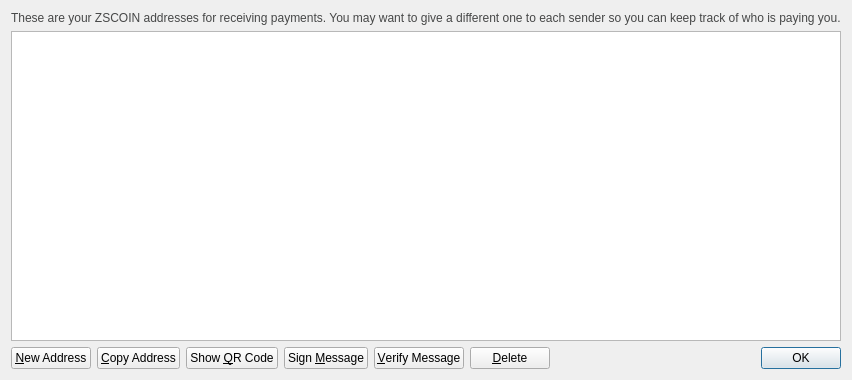
<?xml version="1.0" encoding="UTF-8"?>
<ui version="4.0">
 <class>AddressBookPage</class>
 <widget class="QWidget" name="AddressBookPage">
  <property name="geometry">
   <rect>
    <x>0</x>
    <y>0</y>
    <width>852</width>
    <height>380</height>
   </rect>
  </property>
  <property name="windowTitle">
   <string>Address Book</string>
  </property>
  <layout class="QVBoxLayout" name="verticalLayout">
   <item>
    <widget class="QLabel" name="labelExplanation">
     <property name="styleSheet">
      <string notr="true">#labelExplanation { color: #464747; }</string>
     </property>
     <property name="text">
      <string>These are your ZSCOIN addresses for receiving payments. You may want to give a different one to each sender so you can keep track of who is paying you.</string>
     </property>
     <property name="textFormat">
      <enum>Qt::PlainText</enum>
     </property>
     <property name="wordWrap">
      <bool>true</bool>
     </property>
    </widget>
   </item>
   <item>
    <widget class="QTableView" name="tableView">
     <property name="contextMenuPolicy">
      <enum>Qt::CustomContextMenu</enum>
     </property>
     <property name="toolTip">
      <string>Double-click to edit address or label</string>
     </property>
     <property name="tabKeyNavigation">
      <bool>false</bool>
     </property>
     <property name="alternatingRowColors">
      <bool>true</bool>
     </property>
     <property name="selectionMode">
      <enum>QAbstractItemView::SingleSelection</enum>
     </property>
     <property name="selectionBehavior">
      <enum>QAbstractItemView::SelectRows</enum>
     </property>
     <property name="sortingEnabled">
      <bool>true</bool>
     </property>
     <attribute name="verticalHeaderVisible">
      <bool>false</bool>
     </attribute>
    </widget>
   </item>
   <item>
    <layout class="QHBoxLayout" name="horizontalLayout">
     <item>
      <widget class="QPushButton" name="newAddressButton">
       <property name="toolTip">
        <string>Create a new address</string>
       </property>
       <property name="text">
        <string>&amp;New Address</string>
       </property>
       <property name="icon">
        <iconset resource="../bitcoin.qrc">
         <normaloff>:/icons/add</normaloff>:/icons/add</iconset>
       </property>
      </widget>
     </item>
     <item>
      <widget class="QPushButton" name="copyToClipboard">
       <property name="toolTip">
        <string>Copy the currently selected address to the system clipboard</string>
       </property>
       <property name="text">
        <string>&amp;Copy Address</string>
       </property>
       <property name="icon">
        <iconset resource="../bitcoin.qrc">
         <normaloff>:/icons/editcopy</normaloff>:/icons/editcopy</iconset>
       </property>
      </widget>
     </item>
     <item>
      <widget class="QPushButton" name="showQRCode">
       <property name="text">
        <string>Show &amp;QR Code</string>
       </property>
       <property name="icon">
        <iconset resource="../bitcoin.qrc">
         <normaloff>:/icons/qrcode</normaloff>:/icons/qrcode</iconset>
       </property>
      </widget>
     </item>
     <item>
      <widget class="QPushButton" name="signMessage">
       <property name="toolTip">
        <string>Sign a message to prove you own a ZSCOIN address</string>
       </property>
       <property name="text">
        <string>Sign &amp;Message</string>
       </property>
       <property name="icon">
        <iconset resource="../bitcoin.qrc">
         <normaloff>:/icons/edit</normaloff>:/icons/edit</iconset>
       </property>
      </widget>
     </item>
     <item>
      <widget class="QPushButton" name="verifyMessage">
       <property name="toolTip">
        <string>Verify a message to ensure it was signed with a specified ZSCOIN address</string>
       </property>
       <property name="text">
        <string>&amp;Verify Message</string>
       </property>
       <property name="icon">
        <iconset resource="../bitcoin.qrc">
         <normaloff>:/icons/transaction_0</normaloff>:/icons/transaction_0</iconset>
       </property>
      </widget>
     </item>
     <item>
      <widget class="QPushButton" name="deleteButton">
       <property name="toolTip">
        <string>Delete the currently selected address from the list</string>
       </property>
       <property name="text">
        <string>&amp;Delete</string>
       </property>
       <property name="icon">
        <iconset resource="../bitcoin.qrc">
         <normaloff>:/icons/remove</normaloff>:/icons/remove</iconset>
       </property>
      </widget>
     </item>
     <item>
      <spacer name="horizontalSpacer">
       <property name="orientation">
        <enum>Qt::Horizontal</enum>
       </property>
       <property name="sizeHint" stdset="0">
        <size>
         <width>40</width>
         <height>20</height>
        </size>
       </property>
      </spacer>
     </item>
     <item>
      <widget class="QDialogButtonBox" name="buttonBox">
       <property name="sizePolicy">
        <sizepolicy hsizetype="Maximum" vsizetype="Fixed">
         <horstretch>0</horstretch>
         <verstretch>0</verstretch>
        </sizepolicy>
       </property>
       <property name="standardButtons">
        <set>QDialogButtonBox::Ok</set>
       </property>
      </widget>
     </item>
    </layout>
   </item>
  </layout>
 </widget>
 <resources>
  <include location="../bitcoin.qrc"/>
 </resources>
 <connections/>
</ui>
